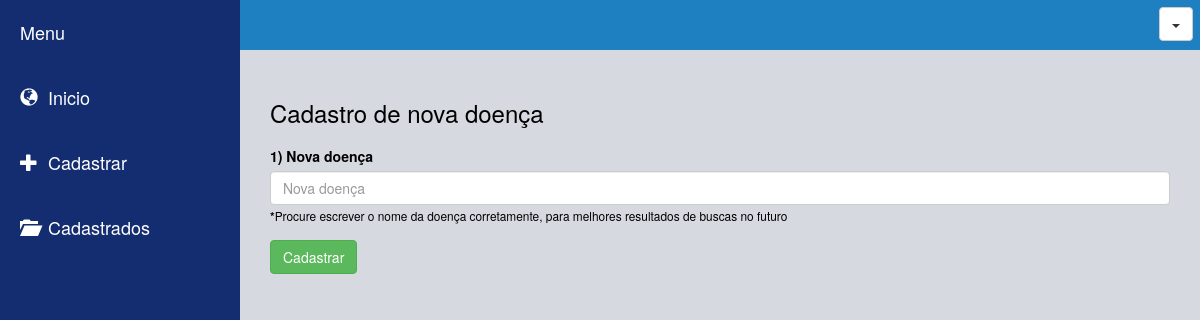
/doenca.php, run on an earlier commit of the app's database.
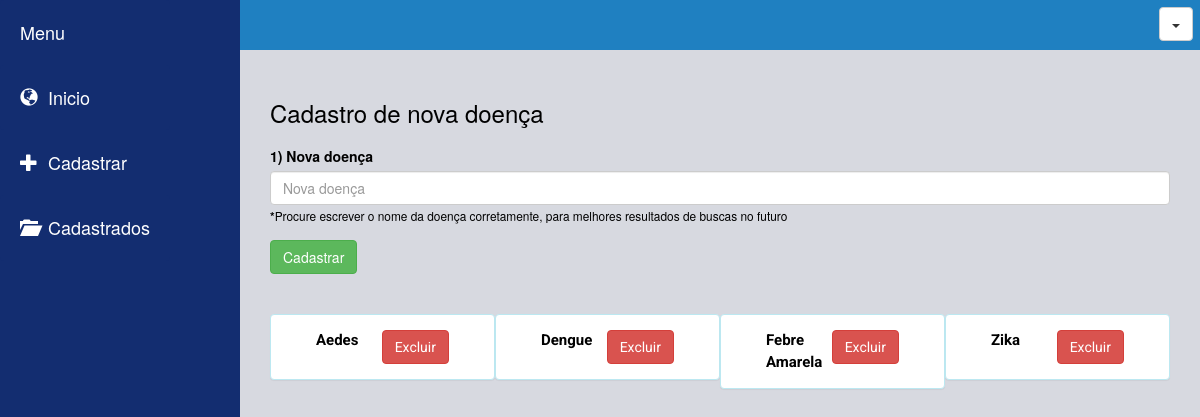
And on a later commit of the database.
### tables this page shows
CREATE TABLE IF NOT EXISTS `doencas` (
  `idDoenca` int(11) NOT NULL AUTO_INCREMENT,
  `nomeDoenca` varchar(100) DEFAULT NULL,
  PRIMARY KEY (`idDoenca`)
);

### doenca.php (the view, shortened to what this page needs)
<?php
  include 'inc/conectDB.php';
    include "inc/header.php";
?>
    <div class="container-flex">
        <?php include "inc/mlateral.php"; ?>
      <div class="parte-central">
          <?php include "inc/mtop.php"; ?>
        <div class="corpo-meio">
        <div>
          <h3>Cadastro de nova doença</h3>
        </div>
        <form action="" method="POST">
        <div class="form-group">
          <label for="novaDoenca">1) Nova doença</label>
          <input type="text" class="form-control" name="novaDoenca" id="novaDoenca" placeholder="Nova doença">
          <small> <strong>*</strong>Procure escrever o nome da doença corretamente, para melhores resultados de buscas no futuro</small>
        </div>
         <button type="submit" name="btnsDoenca" class="btn btn-success"> Cadastrar</button>
        </form><br><br>
                <?php
                $doenca = mysqli_query($conexao,"SELECT * FROM doencas ORDER BY nomeDoenca asc");
                while($doencas = mysqli_fetch_assoc($doenca)) {
                    echo '<div class="panel panel-info resultpanel col-lg-3">
                             <div class="panel-body">
                                <div class="col-lg-9">'.$doencas['nomeDoenca'].'</div>
                                <div class="col-lg-3">
                                    <button class="btn btn-danger delete_product pull-right" data-id="'.$doencas['idDoenca'].'">Excluir</button>
                                </div>
                             </div>
                        </div>';
                }
                ?>
        </div>
      </div>
    </div>
<?php
    include "inc/footer.php";
?>

### inc/header.php (shortened to what this page needs)
<!DOCTYPE html>
<html lang="pt-br">
<head>
    <link href="bootstrap/css/bootstrap.min.css" rel="stylesheet">
    <link rel="stylesheet" href="css.css">
</head>
<body>

### inc/mlateral.php (shortened to what this page needs)
<div class="barra-lateral">
    <nav style="position: fixed;">
        <ul class="list-group font-size">
            <li class="list-group-item back-list" > Menu</li>
            <a href="painel.php"> <li class="list-group-item back-list"> <span class="glyphicon glyphicon-globe" style="padding-right: 5px;"></span> Inicio</li> </a>
            <li class="list-group-item back-list" id="button-menu">
                <button  type="button" data-toggle="collapse" data-target="#demo" class="back-list"><span class="glyphicon glyphicon-plus" style="padding-right: 5px;" ></span> Cadastrar</button>
            </li>
            <a href="cadastrados.php"><li class="list-group-item back-list"> <span class="glyphicon glyphicon-folder-open" style="padding-right: 5px;"></span> Cadastrados</li> </a>
        </ul>
    </nav>
</div>

### inc/mtop.php (shortened to what this page needs)
<div class="dropdown menu-user">
    <button class="btn btn-default dropdown-toggle" type="button" id="dropdownMenu1" data-toggle="dropdown" aria-haspopup="true" aria-expanded="true">
        <span class="caret"></span>
    </button>
</div>

### inc/footer.php
</body>
</html>

### css.css (style rules this page uses)
button { outline: none; }
.resultpanel { font-family: "Roboto", sans-serif; font-weight: bold; font-size: 15px; line-height: auto; }
.barra-lateral { width: 300px; min-height: 100vh; background-color: #132d70; clear: right; }
.back-list { background-color: #132d70; border-style: none; border: none; padding: 20px; }
.menu-user { width: 100%; height: 50px; padding: 7px; background-color: #1f80c1; text-align: right; }
#button-menu { padding: 0px; }
.font-size { font-size: 18px; }
a { text-decoration: none; color: white; }
a:link { text-decoration: none; }
body { color: white; }
.container-flex { display: flex; }
.parte-central { width: 100%; color: black; background-color: #d7d9e0; }
.corpo-meio { padding: 30px; }
label { padding-top: 10px; }

What changed in the data, as far as the page shows it:
added doencas: nomeDoenca "Aedes"
added doencas: nomeDoenca "Dengue"
added doencas: nomeDoenca "Febre Amarela"
added doencas: nomeDoenca "Zika"
